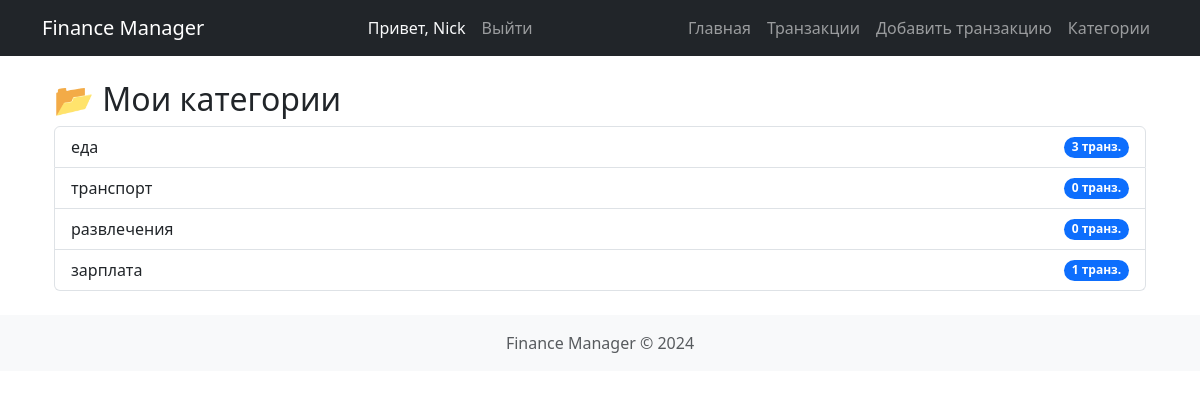
Page /menu/categories (signed in) on the committed database.
### main/models.py (models this page shows, shortened)
class User(AbstractUser):
	def __str__(self):
		return self.username

class Category(models.Model):
	title = models.CharField(max_length=150, verbose_name='Категория')
	user = models.ForeignKey(User, on_delete=models.CASCADE, verbose_name='Пользователь', related_name='categories')

### menu/views.py (the view)
# urls.py: path('categories', views_menu.category_list, name='category_list')
@login_required
def category_list(request):
    categories = Category.objects.filter(user=request.user)
    context = {'categories': categories}
    return render(request, 'menu/category_list.html', context)

### menu/templates/menu/category_list.html (shortened to what this page needs)
{% extends 'base.html' %}
{% block content %}
<div class="container mt-4">
    <h2>📂 Мои категории</h2>
    {% if categories %}
        <ul class="list-group">
            {% for category in categories %}
                <li class="list-group-item d-flex justify-content-between align-items-center">
                    {{ category.title }}
                    <span class="badge bg-primary rounded-pill">
                        {{ category.transaction_set.count }} транз.
                    </span>
                </li>
            {% endfor %}
        </ul>
    {% else %}
        <div class="alert alert-info">
            У вас пока нет категорий. <a href="{% url 'menu:category_add' %}">Создайте первую</a>
        </div>
    {% endif %}
</div>
{% endblock %}

### templates/base.html (shortened to what this page needs)
{% load static %}
<!DOCTYPE html>
<html lang="ru">
<head>
    <link href="https://cdn.jsdelivr.net/npm/bootstrap@5.3.0/dist/css/bootstrap.min.css" rel="stylesheet">
    <link rel="stylesheet" href="{% static "css/style.css" %}">
</head>
<body>
    <nav class="navbar navbar-expand-lg navbar-dark bg-dark">
        <div class="container">
            <a class="navbar-brand" href="{% url 'main:home' %}">Finance Manager</a>
            <div class="collapse navbar-collapse" id="navbarNav">
                <ul class="navbar-nav ms-auto">
                    {% if user.is_authenticated %}
                        <li class="nav-item">
                            <span class="nav-link text-light">Привет, {{ user.username }}</span>
                        </li>
                         <li class="nav-item">
                            <a class="nav-link" href="{% url 'main:logout' %}">Выйти</a>
                        </li>
                    {% endif %}
                </ul>
                <ul class="navbar-nav ms-auto">
                    <li class="nav-item">
                        <a class="nav-link" href="{% url 'main:home' %}">Главная</a>
                    </li>
                    <li class="nav-item">
                        <a class="nav-link" href="{% url 'menu:transaction_list' %}">Транзакции</a>
                    </li>
                    <li class="nav-item">
                        <a class="nav-link" href="{% url 'menu:transaction_add' %}">Добавить транзакцию</a>
                    </li>
                    <li class="nav-item">
                        <a class="nav-link" href="{% url 'menu:category_list' %}">Категории</a>
                    </li>
                </ul>
            </div>
        </div>
    </nav>
    <main class="container my-4">
        {% block content %}
        {% endblock %}
    </main>
    <footer class="bg-light text-center py-3 mt-auto">
        <div class="container">
            <span class="text-muted">Finance Manager © 2024</span>
        </div>
    </footer>
</body>
</html>

### rows in the picture
User: username "Nick"
Category: title "еда", transaction_set.count "3"
Category: title "транспорт", transaction_set.count "0"
Category: title "развлечения", transaction_set.count "0"
Category: title "зарплата", transaction_set.count "1"
